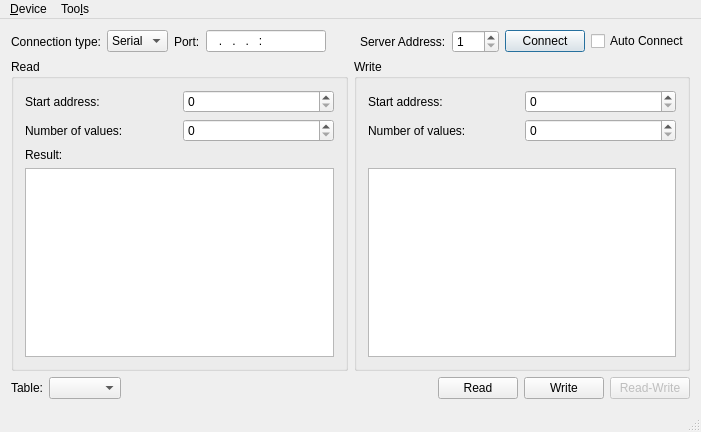
<?xml version="1.0" encoding="UTF-8"?>
<ui version="4.0">
 <class>HModBusMainWindow</class>
 <widget class="QMainWindow" name="HModBusMainWindow">
  <property name="geometry">
   <rect>
    <x>0</x>
    <y>0</y>
    <width>701</width>
    <height>432</height>
   </rect>
  </property>
  <property name="maximumSize">
   <size>
    <width>16777215</width>
    <height>1000</height>
   </size>
  </property>
  <property name="font">
   <font>
    <family>Microsoft YaHei UI</family>
   </font>
  </property>
  <property name="windowTitle">
   <string>Modbus Client</string>
  </property>
  <widget class="QWidget" name="centralWidget">
   <layout class="QVBoxLayout" name="horizontalLayout_3">
    <item>
     <layout class="QGridLayout" name="gridLayout">
      <item row="0" column="2">
       <widget class="QLabel" name="label_2">
        <property name="sizePolicy">
         <sizepolicy hsizetype="Maximum" vsizetype="Preferred">
          <horstretch>0</horstretch>
          <verstretch>0</verstretch>
         </sizepolicy>
        </property>
        <property name="text">
         <string>Port:</string>
        </property>
       </widget>
      </item>
      <item row="0" column="5">
       <widget class="QLabel" name="label_27">
        <property name="sizePolicy">
         <sizepolicy hsizetype="Maximum" vsizetype="Preferred">
          <horstretch>0</horstretch>
          <verstretch>0</verstretch>
         </sizepolicy>
        </property>
        <property name="text">
         <string>Server Address:</string>
        </property>
       </widget>
      </item>
      <item row="0" column="7">
       <widget class="QPushButton" name="connectButton">
        <property name="sizePolicy">
         <sizepolicy hsizetype="Maximum" vsizetype="Fixed">
          <horstretch>0</horstretch>
          <verstretch>0</verstretch>
         </sizepolicy>
        </property>
        <property name="text">
         <string>Connect</string>
        </property>
        <property name="checkable">
         <bool>false</bool>
        </property>
        <property name="autoDefault">
         <bool>false</bool>
        </property>
        <property name="default">
         <bool>true</bool>
        </property>
       </widget>
      </item>
      <item row="0" column="3">
       <widget class="QLineEdit" name="portEdit">
        <property name="sizePolicy">
         <sizepolicy hsizetype="Preferred" vsizetype="Fixed">
          <horstretch>0</horstretch>
          <verstretch>0</verstretch>
         </sizepolicy>
        </property>
        <property name="minimumSize">
         <size>
          <width>120</width>
          <height>0</height>
         </size>
        </property>
        <property name="inputMask">
         <string>000.000.000.000:0000</string>
        </property>
        <property name="alignment">
         <set>Qt::AlignLeading|Qt::AlignLeft|Qt::AlignVCenter</set>
        </property>
       </widget>
      </item>
      <item row="0" column="0">
       <widget class="QLabel" name="label">
        <property name="text">
         <string>Connection type:</string>
        </property>
       </widget>
      </item>
      <item row="0" column="6">
       <widget class="QSpinBox" name="serverEdit">
        <property name="sizePolicy">
         <sizepolicy hsizetype="Maximum" vsizetype="Fixed">
          <horstretch>0</horstretch>
          <verstretch>0</verstretch>
         </sizepolicy>
        </property>
        <property name="minimum">
         <number>1</number>
        </property>
        <property name="maximum">
         <number>247</number>
        </property>
       </widget>
      </item>
      <item row="0" column="1">
       <widget class="QComboBox" name="connectType">
        <item>
         <property name="text">
          <string>Serial</string>
         </property>
        </item>
        <item>
         <property name="text">
          <string>TCP</string>
         </property>
        </item>
       </widget>
      </item>
      <item row="0" column="4">
       <spacer name="horizontalSpacer">
        <property name="orientation">
         <enum>Qt::Horizontal</enum>
        </property>
        <property name="sizeHint" stdset="0">
         <size>
          <width>40</width>
          <height>20</height>
         </size>
        </property>
       </spacer>
      </item>
      <item row="0" column="8">
       <widget class="QCheckBox" name="autoConnect">
        <property name="text">
         <string>Auto Connect</string>
        </property>
       </widget>
      </item>
     </layout>
    </item>
    <item>
     <layout class="QHBoxLayout" name="horizontalLayout_2">
      <item>
       <widget class="QGroupBox" name="groupBox_2">
        <property name="minimumSize">
         <size>
          <width>250</width>
          <height>0</height>
         </size>
        </property>
        <property name="title">
         <string>Read</string>
        </property>
        <layout class="QGridLayout" name="gridLayout_3">
         <item row="0" column="0">
          <widget class="QLabel" name="label_4">
           <property name="text">
            <string>Start address:</string>
           </property>
          </widget>
         </item>
         <item row="0" column="1">
          <widget class="QSpinBox" name="readAddress">
           <property name="maximum">
            <number>10000</number>
           </property>
          </widget>
         </item>
         <item row="1" column="0">
          <widget class="QLabel" name="label_5">
           <property name="text">
            <string>Number of values:</string>
           </property>
          </widget>
         </item>
         <item row="2" column="0">
          <widget class="QLabel" name="label_9">
           <property name="text">
            <string>Result:</string>
           </property>
          </widget>
         </item>
         <item row="3" column="0" colspan="2">
          <widget class="QListWidget" name="readValue">
           <property name="minimumSize">
            <size>
             <width>0</width>
             <height>0</height>
            </size>
           </property>
          </widget>
         </item>
         <item row="1" column="1">
          <widget class="QSpinBox" name="readSize">
           <property name="maximum">
            <number>10000</number>
           </property>
          </widget>
         </item>
        </layout>
       </widget>
      </item>
      <item>
       <widget class="QGroupBox" name="writeGroupBox">
        <property name="minimumSize">
         <size>
          <width>225</width>
          <height>0</height>
         </size>
        </property>
        <property name="title">
         <string>Write</string>
        </property>
        <layout class="QGridLayout" name="gridLayout_2">
         <item row="0" column="0">
          <widget class="QLabel" name="label_7">
           <property name="text">
            <string>Start address:</string>
           </property>
          </widget>
         </item>
         <item row="3" column="0" colspan="2">
          <widget class="QTreeView" name="writeValueTable">
           <property name="showDropIndicator" stdset="0">
            <bool>true</bool>
           </property>
           <property name="alternatingRowColors">
            <bool>true</bool>
           </property>
           <property name="rootIsDecorated">
            <bool>false</bool>
           </property>
           <property name="uniformRowHeights">
            <bool>true</bool>
           </property>
           <property name="itemsExpandable">
            <bool>false</bool>
           </property>
           <property name="expandsOnDoubleClick">
            <bool>false</bool>
           </property>
           <attribute name="headerVisible">
            <bool>false</bool>
           </attribute>
          </widget>
         </item>
         <item row="0" column="1">
          <widget class="QSpinBox" name="writeAddress">
           <property name="maximum">
            <number>10000</number>
           </property>
          </widget>
         </item>
         <item row="1" column="0">
          <widget class="QLabel" name="label_8">
           <property name="text">
            <string>Number of values:</string>
           </property>
          </widget>
         </item>
         <item row="2" column="0">
          <widget class="QLabel" name="label_3">
           <property name="text">
            <string/>
           </property>
          </widget>
         </item>
         <item row="1" column="1">
          <widget class="QSpinBox" name="writeSize">
           <property name="maximum">
            <number>10000</number>
           </property>
          </widget>
         </item>
        </layout>
       </widget>
      </item>
     </layout>
    </item>
    <item>
     <layout class="QHBoxLayout" name="horizontalLayout">
      <item>
       <widget class="QLabel" name="label_6">
        <property name="text">
         <string>Table:</string>
        </property>
       </widget>
      </item>
      <item>
       <widget class="QComboBox" name="writeTable"/>
      </item>
      <item>
       <spacer name="horizontalSpacer_2">
        <property name="orientation">
         <enum>Qt::Horizontal</enum>
        </property>
        <property name="sizeHint" stdset="0">
         <size>
          <width>13</width>
          <height>17</height>
         </size>
        </property>
       </spacer>
      </item>
      <item>
       <widget class="QPushButton" name="readButton">
        <property name="sizePolicy">
         <sizepolicy hsizetype="Maximum" vsizetype="Fixed">
          <horstretch>0</horstretch>
          <verstretch>0</verstretch>
         </sizepolicy>
        </property>
        <property name="text">
         <string>Read</string>
        </property>
       </widget>
      </item>
      <item>
       <widget class="QPushButton" name="writeButton">
        <property name="text">
         <string>Write</string>
        </property>
       </widget>
      </item>
      <item>
       <widget class="QPushButton" name="readWriteButton">
        <property name="enabled">
         <bool>false</bool>
        </property>
        <property name="text">
         <string>Read-Write</string>
        </property>
       </widget>
      </item>
     </layout>
    </item>
   </layout>
  </widget>
  <widget class="QStatusBar" name="statusBar"/>
  <widget class="QMenuBar" name="menuBar">
   <property name="geometry">
    <rect>
     <x>0</x>
     <y>0</y>
     <width>701</width>
     <height>22</height>
    </rect>
   </property>
   <widget class="QMenu" name="menuDevice">
    <property name="title">
     <string>&amp;Device</string>
    </property>
    <addaction name="actionConnect"/>
    <addaction name="actionDisconnect"/>
    <addaction name="separator"/>
    <addaction name="actionExit"/>
   </widget>
   <widget class="QMenu" name="menuToo_ls">
    <property name="title">
     <string>Too&amp;ls</string>
    </property>
    <addaction name="actionOptions"/>
   </widget>
   <addaction name="menuDevice"/>
   <addaction name="menuToo_ls"/>
  </widget>
  <action name="actionConnect">
   <property name="icon">
    <iconset resource="master.qrc">
     <normaloff>:/images/connect.png</normaloff>:/images/connect.png</iconset>
   </property>
   <property name="text">
    <string>Connect</string>
   </property>
  </action>
  <action name="actionDisconnect">
   <property name="icon">
    <iconset resource="master.qrc">
     <normaloff>:/images/disconnect.png</normaloff>:/images/disconnect.png</iconset>
   </property>
   <property name="text">
    <string>Disconnect</string>
   </property>
  </action>
  <action name="actionExit">
   <property name="icon">
    <iconset resource="master.qrc">
     <normaloff>:/images/application-exit.png</normaloff>:/images/application-exit.png</iconset>
   </property>
   <property name="text">
    <string>Quit</string>
   </property>
  </action>
  <action name="actionOptions">
   <property name="icon">
    <iconset resource="master.qrc">
     <normaloff>:/images/settings.png</normaloff>:/images/settings.png</iconset>
   </property>
   <property name="text">
    <string>Options</string>
   </property>
  </action>
 </widget>
 <layoutdefault spacing="6" margin="11"/>
 <tabstops>
  <tabstop>connectType</tabstop>
  <tabstop>portEdit</tabstop>
  <tabstop>serverEdit</tabstop>
  <tabstop>connectButton</tabstop>
  <tabstop>readAddress</tabstop>
  <tabstop>readValue</tabstop>
  <tabstop>writeAddress</tabstop>
  <tabstop>writeValueTable</tabstop>
  <tabstop>writeTable</tabstop>
  <tabstop>readButton</tabstop>
  <tabstop>writeButton</tabstop>
  <tabstop>readWriteButton</tabstop>
 </tabstops>
 <resources>
  <include location="master.qrc"/>
 </resources>
 <connections/>
</ui>
